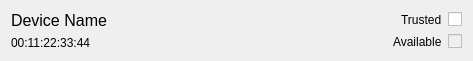
<?xml version="1.0" encoding="UTF-8"?>
<ui version="4.0">
 <class>BluetoothItemWidget</class>
 <widget class="QWidget" name="BluetoothItemWidget">
  <property name="geometry">
   <rect>
    <x>0</x>
    <y>0</y>
    <width>473</width>
    <height>60</height>
   </rect>
  </property>
  <property name="sizePolicy">
   <sizepolicy hsizetype="Fixed" vsizetype="Expanding">
    <horstretch>0</horstretch>
    <verstretch>0</verstretch>
   </sizepolicy>
  </property>
  <property name="windowTitle">
   <string>Form</string>
  </property>
  <layout class="QHBoxLayout" name="horizontalLayout_3">
   <item>
    <layout class="QVBoxLayout" name="verticalLayout">
     <item>
      <widget class="QLabel" name="label_name">
       <property name="font">
        <font>
         <pointsize>12</pointsize>
        </font>
       </property>
       <property name="text">
        <string>Device Name</string>
       </property>
      </widget>
     </item>
     <item>
      <widget class="QLabel" name="label_mac">
       <property name="text">
        <string>00:11:22:33:44</string>
       </property>
      </widget>
     </item>
    </layout>
   </item>
   <item>
    <spacer name="horizontalSpacer">
     <property name="orientation">
      <enum>Qt::Horizontal</enum>
     </property>
     <property name="sizeHint" stdset="0">
      <size>
       <width>241</width>
       <height>20</height>
      </size>
     </property>
    </spacer>
   </item>
   <item>
    <layout class="QVBoxLayout" name="verticalLayout_2">
     <item>
      <layout class="QHBoxLayout" name="horizontalLayout">
       <item>
        <spacer name="horizontalSpacer_2">
         <property name="orientation">
          <enum>Qt::Horizontal</enum>
         </property>
         <property name="sizeHint" stdset="0">
          <size>
           <width>0</width>
           <height>0</height>
          </size>
         </property>
        </spacer>
       </item>
       <item>
        <widget class="QLabel" name="label">
         <property name="text">
          <string>Trusted</string>
         </property>
        </widget>
       </item>
       <item>
        <widget class="QCheckBox" name="checkBox_saved">
         <property name="text">
          <string/>
         </property>
        </widget>
       </item>
      </layout>
     </item>
     <item>
      <layout class="QHBoxLayout" name="horizontalLayout_2">
       <item>
        <spacer name="horizontalSpacer_3">
         <property name="orientation">
          <enum>Qt::Horizontal</enum>
         </property>
         <property name="sizeHint" stdset="0">
          <size>
           <width>0</width>
           <height>0</height>
          </size>
         </property>
        </spacer>
       </item>
       <item>
        <widget class="QLabel" name="label_2">
         <property name="text">
          <string>Available</string>
         </property>
        </widget>
       </item>
       <item>
        <widget class="QCheckBox" name="checkBox_state">
         <property name="enabled">
          <bool>false</bool>
         </property>
        </widget>
       </item>
      </layout>
     </item>
    </layout>
   </item>
  </layout>
 </widget>
 <resources/>
 <connections/>
</ui>
